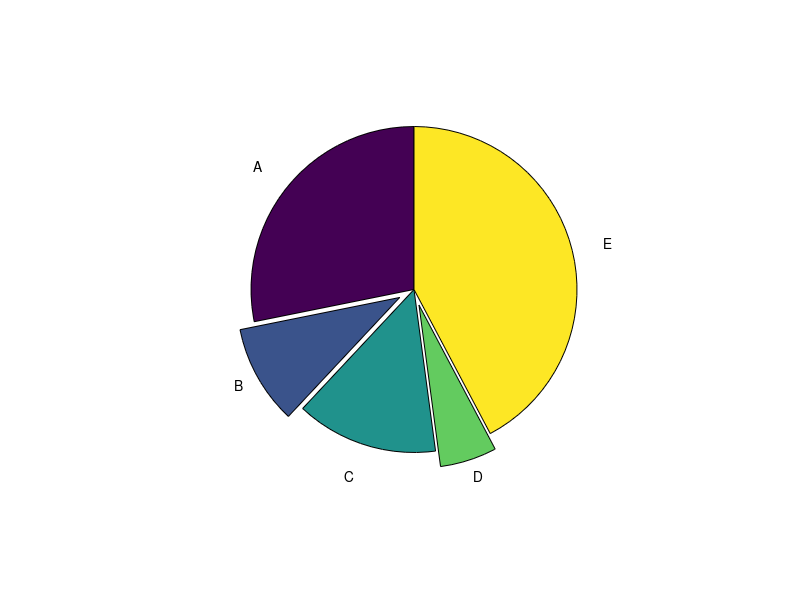

This figure's MATLAB source:
#!/usr/bin/env -S octave -q

% piechart.m
% Date  : 16 September 2017
% Author: Ankit Pati

marks = [ 20,   7,  10,   4,  30];
names = {'A', 'B', 'C', 'D', 'E'};
expld = [  0,   1,   0,   1,   0];

pie(marks, names, expld);

drawnow();
input('Press enter key to terminate...');

% end of piechart.m
